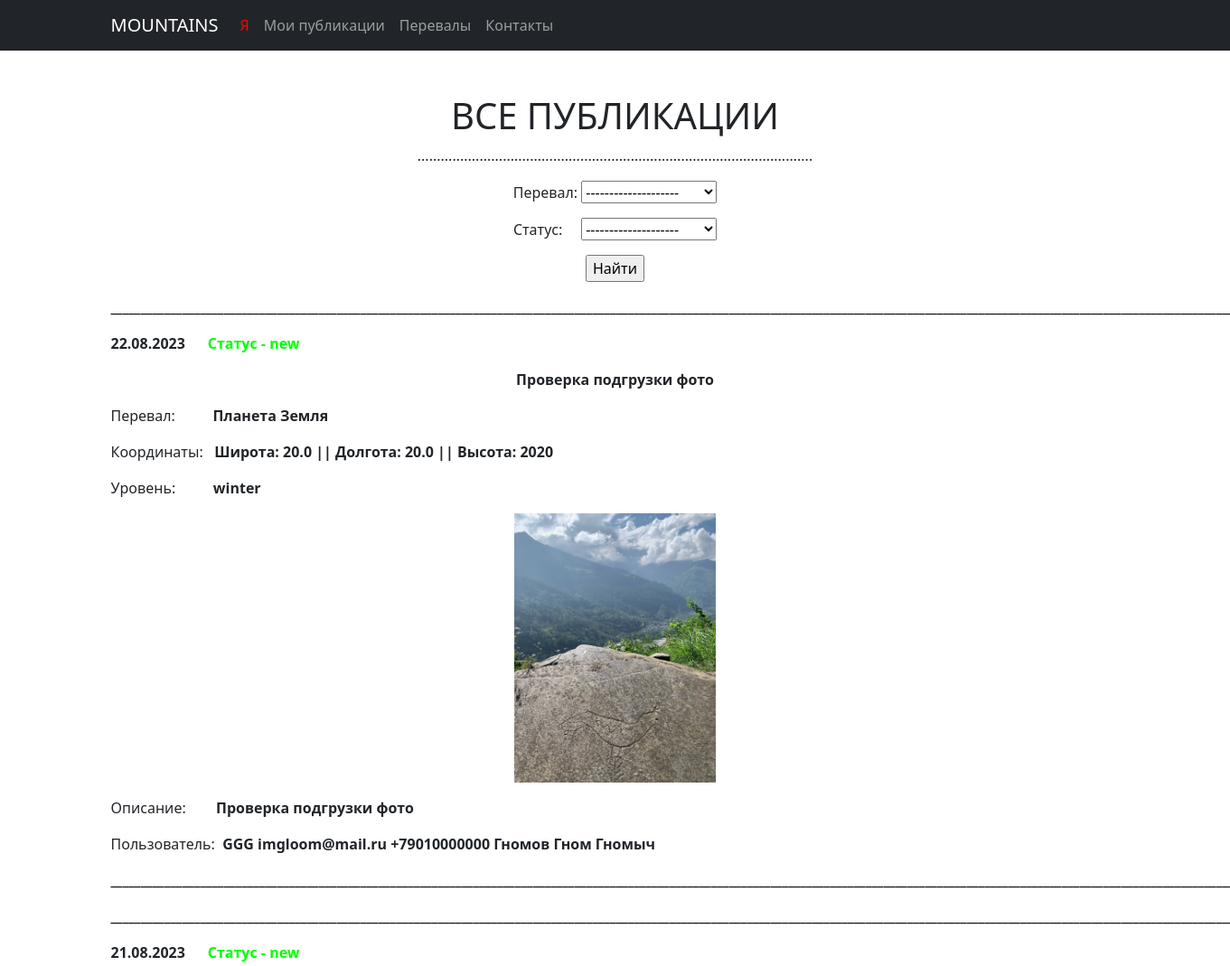
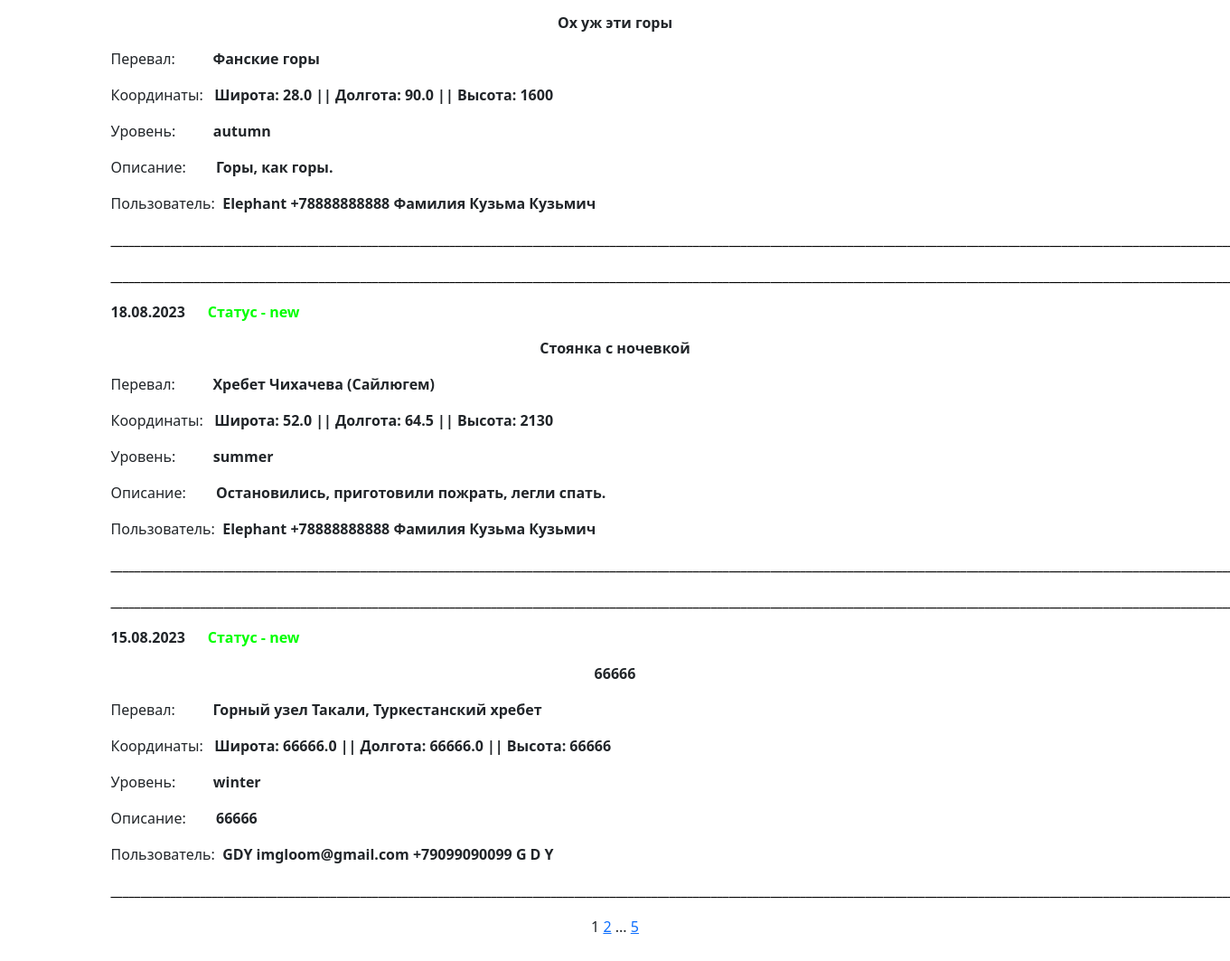
The app's page /mountains/ with its own data (2 pictures, top to bottom).
### Point/models.py (models this page shows, shortened)
class Point(models.Model):
    pereval = models.ManyToManyField('Pereval', through = 'PointPereval', related_name='point')     # Связь с перевалами
    title = models.CharField(max_length=50)                                                         # Поле для заголовка
    description = models.TextField()                                                                 # Поле для описания
    coords = models.OneToOneField(Coords, on_delete=models.CASCADE)                # Поле с географическими координатами
    level = models.ManyToManyField('Level', through = 'PointLevel', related_name='point')   # Связь с уровнями сложности
    photo = models.ImageField(upload_to='photos/', null=True, blank=True)           # Определяем поле для вложений(фото)
    user = models.ForeignKey('Users', on_delete=models.CASCADE)                 # Связь «один ко многим» с моделью Users
    add_time = models.DateTimeField(auto_now_add=True)                                                # Время публикации
    status = models.ManyToManyField('Status', through = 'PointStatus', related_name='point')        # Связь со статусами

class Status(models.Model):
    NEW = 'new'
    PEN = 'pending'
    ACC = 'accepted'
    REJ = 'rejected'
    POSITION = [
        (NEW, 'new'),
        (PEN, 'pending'),
        (ACC, 'accepted'),
        (REJ, 'rejected'),
    ]
    name_status = models.CharField(max_length=20, choices = POSITION, default = NEW, unique=False)
    def __str__(self):
        return self.name_status

class Pereval(models.Model):
    PE = 'Планета Земля'
    PA = 'Памиро-Алай'
    A = 'Алтай'
    NSR = 'Северо-Чуйский хребет'
    SCR = 'Южно-Чуйский хребет'
    KR = 'Катунский хребет'
    FM = 'Фанские горы'
    HR = 'Гиссарский хребет (участок западнее перевала Анзоб)'
    MMK = 'Матчинский горный узел'
    TH = 'Горный узел Такали, Туркестанский хребет'
    HA = 'Высокий Алай'
    EA = 'Кичик-Алай и Восточный Алай'
    ALA = 'Аладаглар'
    T = 'Тавр'
    S = 'Саяны'
    RL = 'Хребет Листвяга'
    IR = 'Ивановский хребет'
    MMT = 'Массив Мунгун-Тайга'
    RTS = 'Хребет Цаган-Шибэту'
    RCH = 'Хребет Чихачева (Сайлюгем)'
    SHR = 'Шапшальский хребет'
    RSA = 'Хребет Южный Алтай'
    RMA = 'Хребет Монгольский Алтай'
    WS = 'Западный Саян'
    ES = 'Восточный Саян'
    KA = 'Кузнецкий Алатау'
    KUR = 'Курайский хребет'
    POSITIONS = [
        (PE, 'Планета Земля'),
        (PA, 'Памиро-Алай'),
        (A, 'Алтай'),
        (NSR, 'Северо-Чуйский хребет'),
        (SCR, 'Южно-Чуйский хребет'),
        (KR, 'Катунский хребет'),
        (FM, 'Фанские горы'),
        (HR, 'Гиссарский хребет (участок западнее перевала Анзоб)'),
        (MMK, 'Матчинский горный узел'),
        (TH, 'Горный узел Такали, Туркестанский хребет'),
        (HA, 'Высокий Алай'),
        (EA, 'Кичик-Алай и Восточный Алай'),
        (ALA, 'Аладаглар'),
        (T, 'Тавр'),
        (S, 'Саяны'),
        (RL, 'Хребет Листвяга'),
        (IR, 'Ивановский хребет'),
        (MMT, 'Массив Мунгун-Тайга'),
        (RTS, 'Хребет Цаган-Шибэту'),
        (RCH, 'Хребет Чихачева (Сайлюгем)'),
        (SHR, 'Шапшальский хребет'),
        (RSA, 'Хребет Южный Алтай'),
        (RMA, 'Хребет Монгольский Алтай'),
        (WS, 'Западный Саян'),
        (ES, 'Восточный Саян'),
        (KA, 'Кузнецкий Алатау'),
        (KUR, 'Курайский хребет'),
    ]
    name_pereval = models.CharField(max_length=60, choices = POSITIONS, default = PE, unique = True)
    def __str__(self):
        return self.name_pereval

class Coords(models.Model):
    latitude = models.FloatField()                  # Широта
    longitude = models.FloatField()                 # Долгота
    height = models.IntegerField(default = 0)       # Высота
    def __str__(self):
        return f'Широта: {self.latitude} || Долгота: {self.longitude} || Высота: {self.height}'

class Level(models.Model):
    winter = 'winter'
    summer = 'summer'
    autumn = 'autumn'
    spring = 'spring'
    SEASON = [
        (winter, 'winter'),
        (summer, 'summer'),
        (autumn, 'autumn'),
        (spring, 'spring'),
    ]
    name_level = models.CharField(max_length=20, choices = SEASON, default = winter, unique=False)
    def __str__(self):
        return self.name_level

class Users(models.Model):
    objects = None
    user = models.OneToOneField(User, on_delete=models.CASCADE)        # Связь «один к одному» с встроенной моделью User
    email = models.EmailField(max_length=254)                          # Поле для email пользователя
    phone = models.CharField(max_length=20)                            # Поле для номера телефона пользователя
    surname = models.CharField(max_length=50)                          # Поле для фамилии пользователя
    name = models.CharField(max_length=50)                             # Поле для имени пользователя
    otchestvo = models.CharField(max_length=50, blank=True)            # Поле для отчества пользователя (необязательное,
    def __str__(self):
        return f'{self.user} {self.email} {self.phone} {self.surname} {self.name} {self.otchestvo}'

### Point/views.py (the view)
# urls.py: path('', PointsList.as_view(), name='points'),						# name='_____' - название пути
class PointsList(ListView):              # Для отображения всех точек на всех перевалах
    model = Point                        # Указываем модель, объекты которой мы будем выводить
    template_name = 'points_list.html'   # Указываем имя шаблона, в котором будут все инструкции о том, как именно пользователю должны быть показаны наши объекты
    context_object_name = 'points'       # Имя списка, в котором будут лежать все объекты. Его надо указать, чтобы обратиться к списку объектов в html-шаблоне.
    paginate_by = 4                      # ПАГИНАЦИЯ. Количество записей на web-странице + нужно внести изменения в шаблоне HTML
    def get_queryset(self):
        queryset = super().get_queryset()
        self.filterset = PointFilter(self.request.GET, queryset)
        return self.filterset.qs.order_by('-add_time')
    def get_context_data(self, **kwargs):
        context = super().get_context_data(**kwargs)
        context['filterset'] = self.filterset
        return context

### templates/points_list.html (shortened to what this page needs)
{% extends 'flatpages/default.html' %}
{% block title %}
<h1>ВСЕ ПУБЛИКАЦИИ</h1>
<p>......................................................................................................</p>
{% endblock title %}
{% block content %}
    <form action="" method="get">
        <p style="text-align: center;">Перевал: {{ filterset.form.pereval }}</p>
        <p style="text-align: center;">Статус:&nbsp; &nbsp; &nbsp;{{ filterset.form.status }}</p>
        <p style="text-align: center;"><input type="submit" value="Найти" /></p>
    </form>
    {% if points %}
        {% for point in points %}
<p style="text-align: left;"><strong><span style="color: #000000;">_______________________________________________________________________________________________________________________________________________________________________________________________________</span></strong></p>
<p style="text-align: left;"><strong>{{ point.add_time|date:'d.m.Y' }}&nbsp; &nbsp; &nbsp; <span style="color: #00ff00;">Статус -</span> <span style="color: #00ff00;"> {% for status in point.status.all %}{{ status }}{% endfor %}</span> </strong></p>
<p style="text-align: center;"><strong>{{ point.title }}</strong></p>
<p style="text-align: left;">Перевал:&nbsp; &nbsp; &nbsp; &nbsp; &nbsp; <strong>{% for pereval in point.pereval.all %}{{ pereval }}{% endfor %}</strong></p>
<p style="text-align: left;">Координаты:&nbsp; &nbsp;<strong>{{ point.coords }}</strong></p>
<p style="text-align: left;">Уровень:&nbsp; &nbsp; &nbsp; &nbsp; &nbsp; <strong>{% for level in point.level.all %}{{ level }}{% endfor %}</strong></p>
<p style="text-align: center;">{% if point.photo %}<img src="{{ point.photo.url }}" alt="Фото" style="max-width: 20%;" />{% endif %}</p>
<p style="text-align: left;">Описание:&nbsp; &nbsp; &nbsp; &nbsp; <strong>{{ point.description }}</strong></p>
<p style="text-align: left;">Пользователь:&nbsp; <strong>{{ point.user }}</strong></p>
<p style="text-align: left;"><strong><span style="color: #000000;">______________________________________________________________________________________________________________________________________________________________________________________________________</span></strong></p>
        {% endfor %}
            {% else %}
                <h2>Публикаций нет!</h2>
    {% endif %}
    {{ page_obj.number }}
    {% if page_obj.has_next %}
        <a href="?page={{ page_obj.next_page_number }}">{{ page_obj.next_page_number }}</a>
        {% if paginator.num_pages != page_obj.next_page_number %}
           ...
           <a href="?page={{ page_obj.paginator.num_pages }}">{{ page_obj.paginator.num_pages }}</a>
        {% endif %}
    {% endif %}
<p>&nbsp;</p>
{% endblock content %}

### records on screen
Point: add_time "22.08.2023", title "Проверка подгрузки фото", coords "Широта: 20.0 || Долгота: 20.0 || Высота: 2020", photo (picture), description "Проверка подгрузки фото", user "GGG imgloom@mail.ru +79010000000 Гномов Гном Гномыч"
Status: name_status "new"
Pereval: name_pereval "Планета Земля"
Level: name_level "winter"
Point: add_time "21.08.2023", title "Ох уж эти горы", coords "Широта: 28.0 || Долгота: 90.0 || Высота: 1600", description "Горы, как горы.", user "Elephant +78888888888 Фамилия Кузьма Кузьмич"
Pereval: name_pereval "Фанские горы"
Level: name_level "autumn"
Point: add_time "18.08.2023", title "Стоянка с ночевкой", coords "Широта: 52.0 || Долгота: 64.5 || Высота: 2130", description "Остановились, приготовили пожрать, легли спать.", user "Elephant +78888888888 Фамилия Кузьма Кузьмич"
Pereval: name_pereval "Хребет Чихачева (Сайлюгем)"
Level: name_level "summer"
Point: add_time "15.08.2023", title "66666", coords "Широта: 66666.0 || Долгота: 66666.0 || Высота: 66666", description "66666", user "GDY imgloom@gmail.com +79099090099 G D Y"
Pereval: name_pereval "Горный узел Такали, Туркестанский хребет"

### other values on screen
{{ page_obj.number }} "1"
{{ page_obj.next_page_number }} "2"
{{ page_obj.paginator.num_pages }} "5"
